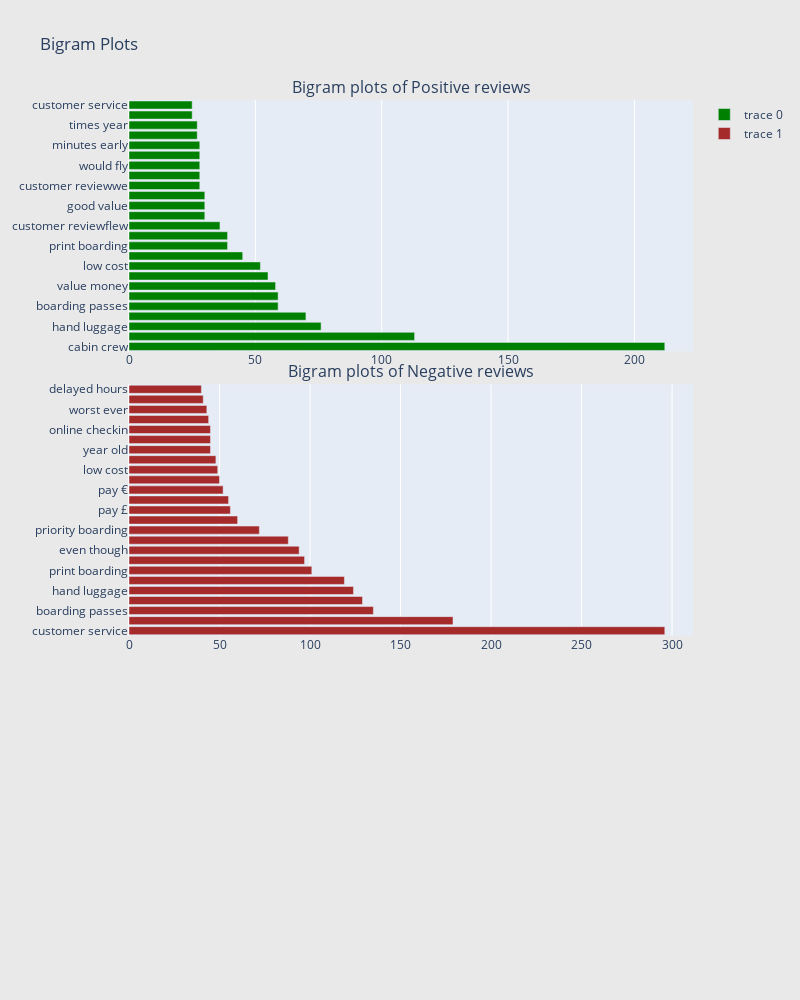

This figure's notebook cell:
### Markdown cell above
#Análisis de Bigrama

### Code cell
from collections import defaultdict
from nltk import ngrams
import pandas as pd
import matplotlib.pyplot as plt
import seaborn as sns
from plotly import tools
import plotly.graph_objs as go
import plotly.offline as pyo
from plotly.subplots import make_subplots

# Configurar Plotly para trabajar en Google Colab
pyo.init_notebook_mode(connected=True)

# Función para generar bigramas
def generate_ngrams(text, n):
    words = text.split()
    return [' '.join(gram) for gram in ngrams(words, n)]

# Función para crear gráficos de barras horizontales
def horizontal_bar_chart(df, color):
    trace = go.Bar(
        y=df['word'],
        x=df['wordcount'],
        orientation='h',
        marker=dict(
            color=color,
        )
    )
    return trace

# Filtrar las reseñas por sentimiento
review_pos = df[df['Sentiment_polarity'] == 'Positivo']
#review_neu = df[df['Sentiment_polarity'] == 'Neutral']
review_neg = df[df['Sentiment_polarity'] == 'Negativo']

# Gráfico de bigramas para reseñas positivas
freq_dict = defaultdict(int)
for sent in review_pos["Comment_cleaner"]:
    for word in generate_ngrams(sent, 2):
        freq_dict[word] += 1
fd_sorted = pd.DataFrame(sorted(freq_dict.items(), key=lambda x: x[1])[::-1])
fd_sorted.columns = ["word", "wordcount"]
trace0 = horizontal_bar_chart(fd_sorted.head(25), 'green')

# # Gráfico de bigramas para reseñas neutras
# freq_dict = defaultdict(int)
# for sent in review_neu["Comment_cleaner"]:
#     for word in generate_ngrams(sent, 2):
#         freq_dict[word] += 1
# fd_sorted = pd.DataFrame(sorted(freq_dict.items(), key=lambda x: x[1])[::-1])
# fd_sorted.columns = ["word", "wordcount"]
# trace1 = horizontal_bar_chart(fd_sorted.head(25), 'grey')

# Gráfico de bigramas para reseñas negativas
freq_dict = defaultdict(int)
for sent in review_neg["Comment_cleaner"]:
    for word in generate_ngrams(sent, 2):
        freq_dict[word] += 1
fd_sorted = pd.DataFrame(sorted(freq_dict.items(), key=lambda x: x[1])[::-1])
fd_sorted.columns = ["word", "wordcount"]
trace2 = horizontal_bar_chart(fd_sorted.head(25), 'brown')

# Crear subplots
fig = make_subplots(rows=3, cols=1, vertical_spacing=0.04,
                    subplot_titles=["Bigram plots of Positive reviews",
                                    #"Bigram plots of Neutral reviews",
                                    "Bigram plots of Negative reviews"])

fig.add_trace(trace0, row=1, col=1)
#fig.add_trace(trace1, row=2, col=1)
fig.add_trace(trace2, row=2, col=1)

fig.update_layout(height=1000, width=800, paper_bgcolor='rgb(233,233,233)', title="Bigram Plots")

### Figure 1 — Plotly figure (JSON) as saved in the notebook; plotly's stock layout.template omitted (floating-point values rounded to 4 significant figures)
{"data": [{"marker": {"color": "green"}, "orientation": "h", "type": "bar", "x": [212, 113, 76, 70, 59, 59, 58, 55, 52, 45, 39, 39, 36, 30, 30, 30, 28, 28, 28, 28, 28, 27, 27, 25, 25], "xaxis": "x", "y": ["cabin crew", "priority boarding", "hand luggage", "crew friendly", "boarding passes", "leg room", "value money", "customer reviewi", "low cost", "boarding pass", "print boarding", "get pay", "customer reviewflew", "minutes late", "good value", "many times", "customer reviewwe", "plane clean", "would fly", "staff friendly", "minutes early", "allocated seating", "times year", "friendly helpful", "customer service"], "yaxis": "y"}, {"marker": {"color": "brown"}, "orientation": "h", "type": "bar", "x": [296, 179, 135, 129, 124, 119, 101, 97, 94, 88, 72, 60, 56, 55, 52, 50, 49, 48, 45, 45, 45, 44, 43, 41, 40], "xaxis": "x2", "y": ["customer service", "boarding pass", "boarding passes", "never fly", "hand luggage", "cabin crew", "print boarding", "pay extra", "even though", "check online", "priority boarding", "told us", "pay £", "pay euros", "pay €", "per person", "low cost", "customer reviewi", "year old", "never use", "online checkin", "way back", "worst ever", "checkin online", "delayed hours"], "yaxis": "y2"}], "layout": {"annotations": [{"font": {"size": 16}, "showarrow": false, "text": "Bigram plots of Positive reviews", "x": 0.5, "xanchor": "center", "xref": "paper", "y": 1, "yanchor": "bottom", "yref": "paper"}, {"font": {"size": 16}, "showarrow": false, "text": "Bigram plots of Negative reviews", "x": 0.5, "xanchor": "center", "xref": "paper", "y": 0.6533, "yanchor": "bottom", "yref": "paper"}], "height": 1000, "paper_bgcolor": "rgb(233,233,233)", "title": {"text": "Bigram Plots"}, "width": 800, "xaxis": {"anchor": "y", "domain": [0, 1]}, "xaxis2": {"anchor": "y2", "domain": [0, 1]}, "xaxis3": {"anchor": "y3", "domain": [0, 1]}, "yaxis": {"anchor": "x", "domain": [0.6933, 1]}, "yaxis2": {"anchor": "x2", "domain": [0.3467, 0.6533]}, "yaxis3": {"anchor": "x3", "domain": [0, 0.3067]}}}
